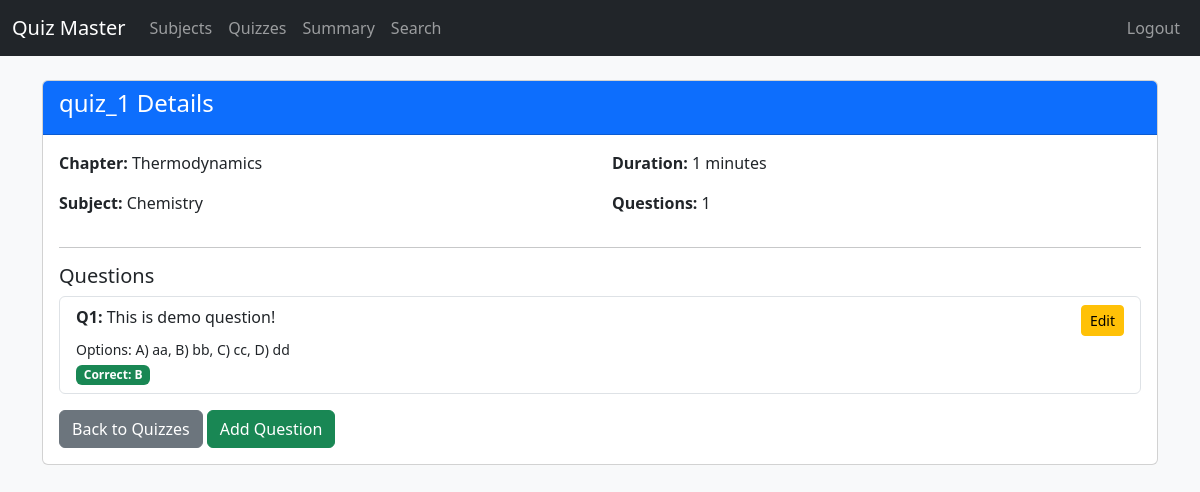
The app's page /quiz/1 (signed in) with its own data.
### models.py (models this page shows, shortened)
class Quiz(db.Model):
    __tablename__ = 'quizzes'
    id = db.Column(db.Integer, primary_key=True)
    title = db.Column(db.String(100), nullable=False)
    time_duration = db.Column(db.Integer, nullable=False)
    date_of_quiz = db.Column(db.DateTime, default=datetime.utcnow)
    remarks = db.Column(db.Text, nullable=True)
    chapter_id = db.Column(db.Integer, db.ForeignKey('chapters.id', ondelete='CASCADE'))
    questions = db.relationship('Question', backref='quiz', cascade='all, delete-orphan', passive_deletes=True)
    scores = db.relationship('Scores', backref='quiz', cascade='all, delete-orphan', passive_deletes=True)

class Chapter(db.Model):
    __tablename__ = 'chapters'
    id = db.Column(db.Integer, primary_key=True)
    name = db.Column(db.String(100), nullable=False)
    subject_id = db.Column(db.Integer, db.ForeignKey('subjects.id'), nullable=False)
    quizzes = db.relationship('Quiz', backref='chapter', cascade='all, delete-orphan', passive_deletes=True)

class Subject(db.Model):
    __tablename__ = 'subjects'
    id = db.Column(db.Integer, primary_key=True)
    name = db.Column(db.String(100), nullable=False, unique=True)
    description = db.Column(db.Text, nullable=True)
    chapters = db.relationship('Chapter', backref='subject', cascade='all, delete-orphan', lazy=True)

class Question(db.Model):
    __tablename__ = 'questions'
    id = db.Column(db.Integer, primary_key=True)
    question_text = db.Column(db.Text, nullable=False)
    option_a = db.Column(db.String(200), nullable=False)
    option_b = db.Column(db.String(200), nullable=False)
    option_c = db.Column(db.String(200), nullable=False)
    option_d = db.Column(db.String(200), nullable=False)
    correct_answer = db.Column(db.String(1), nullable=False)
    quiz_id = db.Column(db.Integer, db.ForeignKey('quizzes.id'), nullable=False)

### app.py (the view)
@app.route('/quiz/<int:quiz_id>')
def quiz_detail(quiz_id):
    if not session.get('admin_logged_in'):
        return redirect(url_for('admin_login'))
    quiz = Quiz.query.get_or_404(quiz_id)
    return render_template('quiz_detail.html', quiz=quiz)

### templates/quiz_detail.html (shortened to what this page needs)
<!DOCTYPE html>
<html lang="en">
<head>
    <link href="https://cdn.jsdelivr.net/npm/bootstrap@5.3.0/dist/css/bootstrap.min.css" rel="stylesheet">
</head>
<body class="bg-light">
    <nav class="navbar navbar-expand-lg navbar-dark bg-dark">
        <div class="container-fluid">
            <a class="navbar-brand" href="{{ url_for('admin_dashboard') }}">Quiz Master</a>
            <div class="navbar-collapse">
                <ul class="navbar-nav me-auto">
                    <li class="nav-item">
                        <a class="nav-link" href="{{ url_for('manage_subjects') }}">Subjects</a>
                    </li>
                    <li class="nav-item">
                        <a class="nav-link" href="{{ url_for('manage_quizzes') }}">Quizzes</a>
                    </li>
                    <li class="nav-item">
                        <a class="nav-link" href="{{ url_for('admin_summary') }}">Summary</a>
                    </li>
                    <li class="nav-item">
                        <a class="nav-link" href="{{ url_for('admin_search') }}">Search</a>
                    </li>
                </ul>
                <ul class="navbar-nav">
                    <li class="nav-item">
                        <a class="nav-link" href="{{ url_for('admin_logout') }}">Logout</a>
                    </li>
                </ul>
            </div>
        </div>
    </nav>
    <div class="container mt-4">
        <div class="card">
            <div class="card-header bg-primary text-white">
                <h4>{{ quiz.title }} Details</h4>
            </div>
            <div class="card-body">
                <div class="row">
                    <div class="col-md-6">
                        <p><strong>Chapter:</strong> {{ quiz.chapter.name }}</p>
                        <p><strong>Subject:</strong> {{ quiz.chapter.subject.name }}</p>
                    </div>
                    <div class="col-md-6">
                        <p><strong>Duration:</strong> {{ quiz.time_duration }} minutes</p>
                        <p><strong>Questions:</strong> {{ quiz.questions|length }}</p>
                    </div>
                </div>
                <hr>
                <h5>Questions</h5>
                <div class="list-group">
                    {% for question in quiz.questions %}
                    <div class="list-group-item">
                        <div class="d-flex justify-content-between">
                            <div>
                                <strong>Q{{ loop.index }}:</strong> {{ question.question_text }}
                                <div class="mt-2">
                                    <small>Options:
                                        A) {{ question.option_a }},
                                        B) {{ question.option_b }},
                                        C) {{ question.option_c }},
                                        D) {{ question.option_d }}
                                    </small><br>
                                    <span class="badge bg-success">Correct: {{ question.correct_answer }}</span>
                                </div>
                            </div>
                            <div>
                                <a href="{{ url_for('edit_question', id=question.id) }}" class="btn btn-sm btn-warning">Edit</a>
                            </div>
                        </div>
                    </div>
                    {% endfor %}
                </div>
                <div class="mt-3">
                    <a href="{{ url_for('manage_quizzes') }}" class="btn btn-secondary">Back to Quizzes</a>
                    <a href="{{ url_for('create_question', quiz_id=quiz.id) }}" class="btn btn-success">Add Question</a>
                </div>
            </div>
        </div>
    </div>
</body>
</html>

### records on screen
Quiz: title "quiz_1", time_duration "1"
Chapter: chapter.name "Thermodynamics"
Subject: chapter.subject.name "Chemistry"
Question: question_text "This is demo question!", option_a "aa", option_b "bb", option_c "cc", option_d "dd", correct_answer "B"

### other values on screen
{{ quiz.questions|length }} "1"
